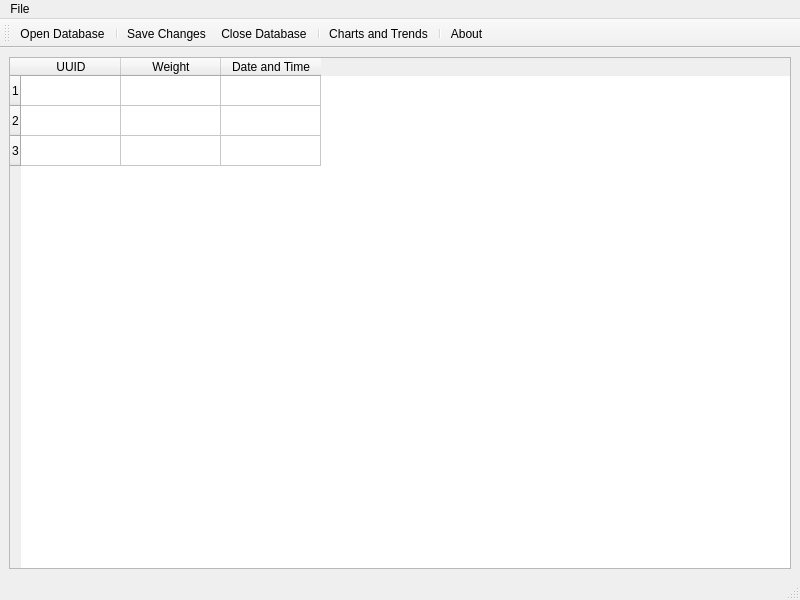
<?xml version="1.0" encoding="UTF-8"?>
<ui version="4.0">
 <class>MainWindow</class>
 <widget class="QMainWindow" name="MainWindow">
  <property name="geometry">
   <rect>
    <x>0</x>
    <y>0</y>
    <width>800</width>
    <height>600</height>
   </rect>
  </property>
  <property name="windowTitle">
   <string>Weight Dashboard v0</string>
  </property>
  <property name="windowIcon">
   <iconset resource="Resources.qrc">
    <normaloff>:/new/icons/Copilot_20251225_110941.png</normaloff>:/new/icons/Copilot_20251225_110941.png</iconset>
  </property>
  <widget class="QWidget" name="centralwidget">
   <layout class="QVBoxLayout" name="verticalLayout_2">
    <item>
     <layout class="QVBoxLayout" name="verticalLayout">
      <item>
       <widget class="QTableWidget" name="tableWidget">
        <property name="rowCount">
         <number>3</number>
        </property>
        <row/>
        <row/>
        <row/>
        <column>
         <property name="text">
          <string>UUID</string>
         </property>
        </column>
        <column>
         <property name="text">
          <string>Weight</string>
         </property>
        </column>
        <column>
         <property name="text">
          <string>Date and Time</string>
         </property>
        </column>
       </widget>
      </item>
     </layout>
    </item>
   </layout>
  </widget>
  <widget class="QMenuBar" name="menubar">
   <property name="geometry">
    <rect>
     <x>0</x>
     <y>0</y>
     <width>800</width>
     <height>30</height>
    </rect>
   </property>
   <widget class="QMenu" name="menuFile">
    <property name="title">
     <string>File</string>
    </property>
    <addaction name="actionOpen_Database"/>
    <addaction name="separator"/>
    <addaction name="actionExit"/>
   </widget>
   <addaction name="menuFile"/>
  </widget>
  <widget class="QStatusBar" name="statusbar"/>
  <widget class="QToolBar" name="toolBar">
   <property name="windowTitle">
    <string>toolBar</string>
   </property>
   <property name="toolButtonStyle">
    <enum>Qt::ToolButtonStyle::ToolButtonTextUnderIcon</enum>
   </property>
   <attribute name="toolBarArea">
    <enum>TopToolBarArea</enum>
   </attribute>
   <attribute name="toolBarBreak">
    <bool>false</bool>
   </attribute>
   <addaction name="actionOpen_Database_2"/>
   <addaction name="separator"/>
   <addaction name="actionSave_Changes"/>
   <addaction name="actionClose_Database"/>
   <addaction name="separator"/>
   <addaction name="actionCharts_Trends"/>
   <addaction name="separator"/>
   <addaction name="actionAbout"/>
  </widget>
  <action name="actionOpen_Database">
   <property name="text">
    <string>Open Database</string>
   </property>
  </action>
  <action name="actionExit">
   <property name="text">
    <string>Exit</string>
   </property>
  </action>
  <action name="actionOpen_Database_2">
   <property name="icon">
    <iconset resource="Resources.qrc">
     <normaloff>:/new/icons/database-svgrepo-com-3.svg</normaloff>:/new/icons/database-svgrepo-com-3.svg</iconset>
   </property>
   <property name="text">
    <string>Open Database</string>
   </property>
   <property name="menuRole">
    <enum>QAction::MenuRole::NoRole</enum>
   </property>
  </action>
  <action name="actionSave_Changes">
   <property name="icon">
    <iconset resource="Resources.qrc">
     <normaloff>:/new/icons/database-svgrepo-com.svg</normaloff>:/new/icons/database-svgrepo-com.svg</iconset>
   </property>
   <property name="text">
    <string>Save Changes</string>
   </property>
   <property name="menuRole">
    <enum>QAction::MenuRole::NoRole</enum>
   </property>
  </action>
  <action name="actionClose_Database">
   <property name="icon">
    <iconset resource="Resources.qrc">
     <normaloff>:/new/icons/database-svgrepo-com-2.svg</normaloff>:/new/icons/database-svgrepo-com-2.svg</iconset>
   </property>
   <property name="text">
    <string>Close Database</string>
   </property>
   <property name="menuRole">
    <enum>QAction::MenuRole::NoRole</enum>
   </property>
  </action>
  <action name="actionCharts_Trends">
   <property name="checkable">
    <bool>true</bool>
   </property>
   <property name="enabled">
    <bool>true</bool>
   </property>
   <property name="icon">
    <iconset resource="Resources.qrc">
     <normaloff>:/new/icons/chart-svgrepo-com.svg</normaloff>:/new/icons/chart-svgrepo-com.svg</iconset>
   </property>
   <property name="text">
    <string>Charts and Trends</string>
   </property>
   <property name="menuRole">
    <enum>QAction::MenuRole::NoRole</enum>
   </property>
  </action>
  <action name="actionAbout">
   <property name="icon">
    <iconset resource="Resources.qrc">
     <normaloff>:/new/icons/info-svgrepo-com.svg</normaloff>:/new/icons/info-svgrepo-com.svg</iconset>
   </property>
   <property name="text">
    <string>About</string>
   </property>
   <property name="menuRole">
    <enum>QAction::MenuRole::NoRole</enum>
   </property>
  </action>
 </widget>
 <resources>
  <include location="Resources.qrc"/>
 </resources>
 <connections/>
</ui>
